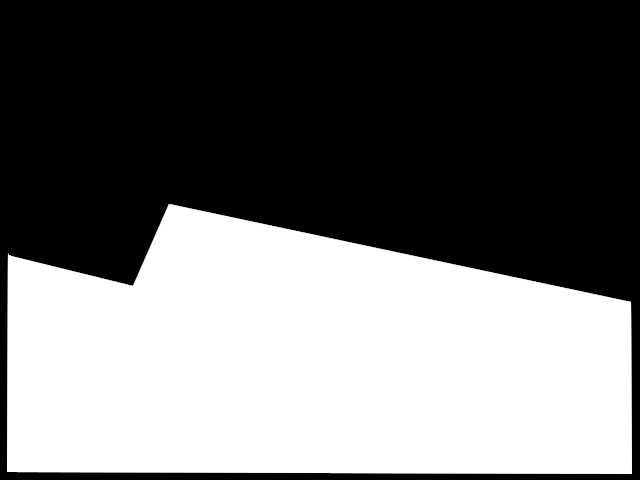
#> input picture image/2025/hukuro_mask.png, 640 x 480 px, found by its file name
$ python hukuro_umu1.py
#> lines starting #> are read from the running program, lines starting #| are printed output that depends on the picture; after the words box and inside, x2 and y2 are one past the last pixel; in counts of white or black regions, pixels touching at a corner belong together
import cv2
import numpy as np
import os

# --- 設定 ---
# マスク画像のファイルパス（スクリプトと同じフォルダのimageフォルダに置く）
# ファイル名は、ご自身の環境に合わせて修正してください。
MASK_FUKURO_FILEPATH = 'image/hukuro_mask.png'
THRESHOLD_RATIO = 5.0 # 袋ありと判断する白色領域のしきい値 (%)
# ----------------

# 1. マスク画像の読み込み
try:
    # グレースケールで読み込み
    mask = cv2.imread(MASK_FUKURO_FILEPATH, cv2.IMREAD_GRAYSCALE)
#> mask is the input picture: shape (480, 640); min 0, max 255, mean 112.6
    if mask is None:
        raise FileNotFoundError(f"マスク画像ファイルが見つかりません: {MASK_FUKURO_FILEPATH}")
except Exception as e:
    print(e)
    # エラーが発生したらプログラムを終了
    exit()

# Webカメラを開く (0 は通常、プライマリカメラ)
cap = cv2.VideoCapture(0)

# カメラが開けたか確認
if not cap.isOpened():
    print("Webカメラを開けませんでした。カメラが接続されているか、他のアプリケーションで使用されていないか確認してください。")
    exit()

# ループの外で前回結果を保持する変数を初期化
last_result_text = ""

# --- メインのリアルタイム処理ループ ---
while True:
    # 2. フレームの読み込み (リアルタイム映像)
    ret, frame = cap.read()
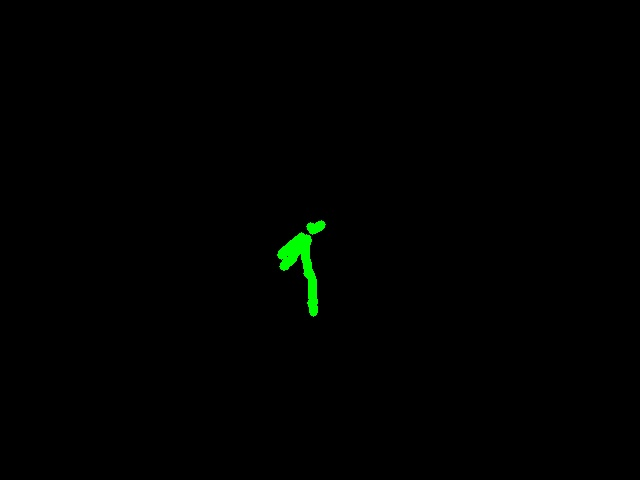
#> input picture image/2024/contimg.jpg, 640 x 480 px, given in place of the camera
#> frame is the input picture: shape (480, 640, 3); mean B, G, R 0.1, 1.2, 0.1
    if not ret:
        print("フレームの読み込みに失敗しました。")
        break

    # 3. 画像処理の準備とリサイズ

    # カメラ画像のサイズを取得 (width, height)
    cam_size = (frame.shape[1], frame.shape[0])
#> cam_size = (640, 480)

    # ここではカメラ画像の元のサイズに合わせて処理を実行
    image = frame
    mask_resized = cv2.resize(mask, cam_size)

    # 画像全体の面積を算出 (ピクセル数)
    image_size = cam_size[0] * cam_size[1]
#> image_size = 307200

    # 4. 画像処理の実行（ご提示のロジック）

    # カメラ画像をグレースケールに変換
    gray_image = cv2.cvtColor(image, cv2.COLOR_BGR2GRAY)

    # マスク処理 (マスク画像が白い部分だけを抽出)
    masked_image = cv2.bitwise_and(gray_image, mask_resized)

    # 2値化処理 (しきい値200) -> 袋が明るい/白い場合を想定
    thresh_value, image_area = cv2.threshold(masked_image, 200, 255, cv2.THRESH_BINARY)
#> image_area: shape (480, 640); every value is 0

    # 白色のピクセル数 (袋と判断される領域) を算出
    whitePixels = cv2.countNonZero(image_area)
#> whitePixels = 0

    # 白色の領域の割合を算出
    whiteAreaRatio = (whitePixels / image_size) * 100
#> whiteAreaRatio = 0

    # 5. 検知結果の判定と表示
    result_text = ""
    result_color = (0, 0, 255) # デフォルトは赤

    if whiteAreaRatio >= THRESHOLD_RATIO:
        result_text = f"袋あり (Ratio: {whiteAreaRatio:.2f} %)"
        result_color = (0, 255, 0) # 緑
        # print("袋あり")
    else:
        result_text = f"袋なし (Ratio: {whiteAreaRatio:.2f} %)"
#> result_text = '袋なし (Ratio: 0.00 %)'
        result_color = (255, 0, 0) # 青
        # print("袋なし")

    # 以前の結果と異なる場合のみ出力
    if result_text != last_result_text:
        print(result_text)
#| 袋なし (Ratio: 0.00 %)
        last_result_text = result_text # 新しい結果を保存
#> last_result_text = '袋なし (Ratio: 0.00 %)'

    # 元画像に結果テキストを表示
    cv2.putText(image, result_text, (10, 30), cv2.FONT_HERSHEY_SIMPLEX, 1, result_color, 2, cv2.LINE_AA)
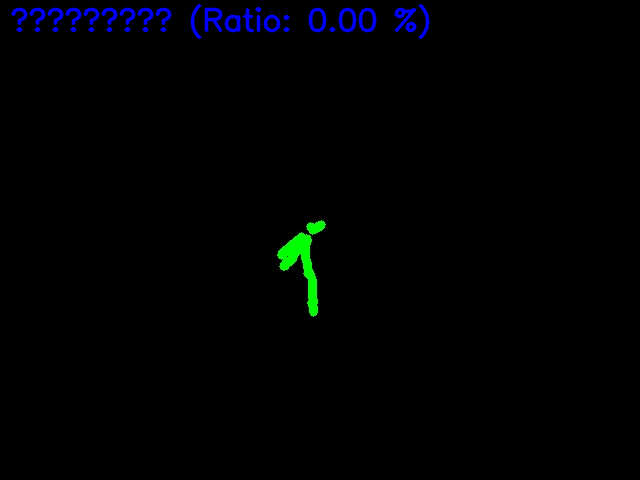
#> image: shape (480, 640, 3); 1.47% of pixels changed, all inside (x1, y1, x2, y2) = (11, 4, 430, 40)

    # 処理された領域（2値化後のマスク画像）を表示
    cv2.imshow('Masked and Binarized Area', image_area)

    # 元画像に結果を重ねて表示
    cv2.imshow('Real-time Fukuro Detection', image)

    # 'q'キーが押されたらループを抜ける
    if cv2.waitKey(1) & 0xFF == ord('q'):
#> (key q is pressed here)
        break

# 終了処理
cap.release()
cv2.destroyAllWindows()
